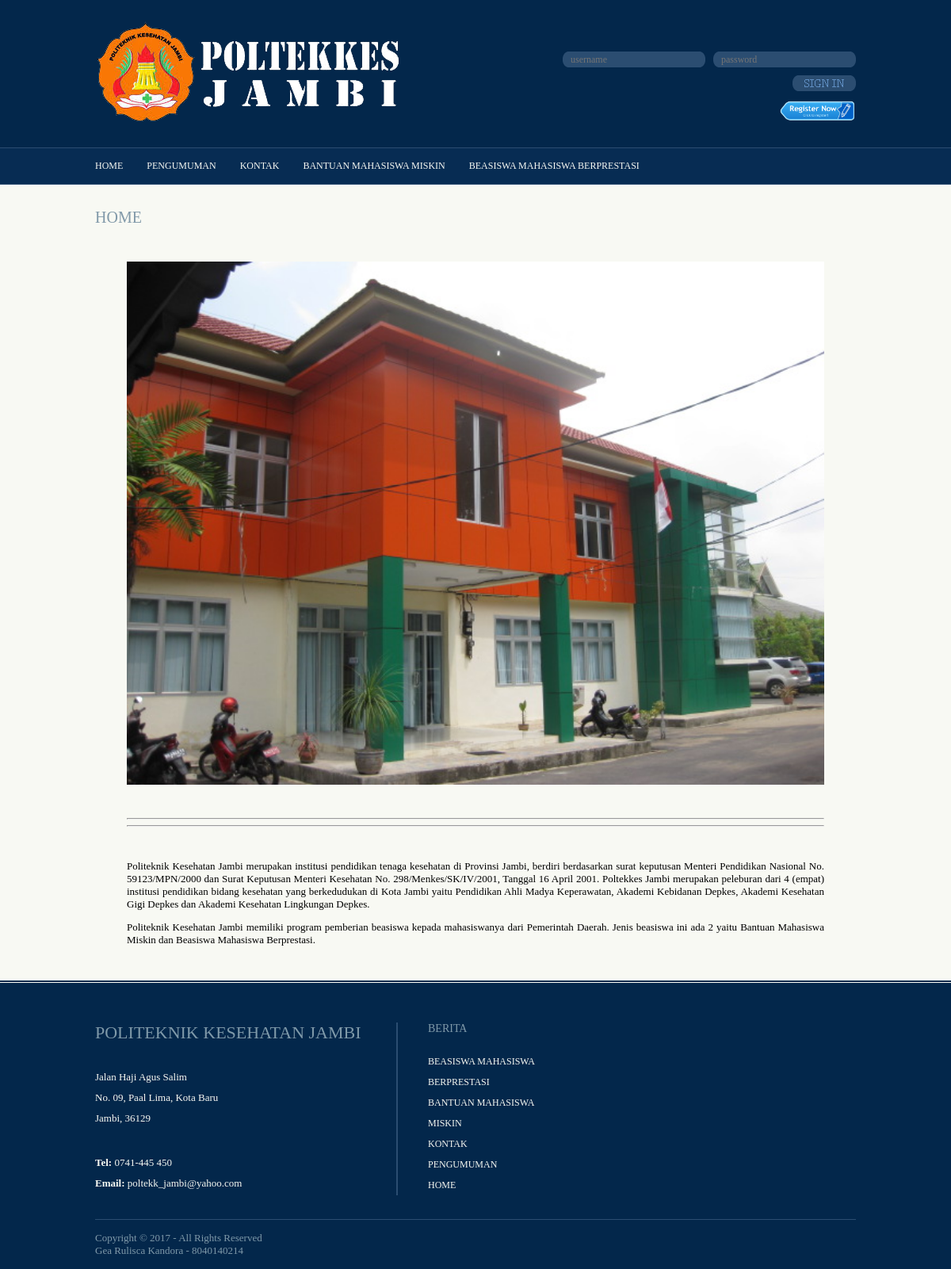
/permohonan/index.php?hal=home, run on the app's committed database.
### tables this page shows
CREATE TABLE `berita` (
  `id_berita` int(5) NOT NULL,
  `id_kategori` int(5) NOT NULL,
  `username` varchar(30) NOT NULL,
  `judul` varchar(100) DEFAULT NULL,
  `judul_seo` varchar(100) NOT NULL,
  `headline` enum('Y','N') DEFAULT NULL,
  `isi_berita` text,
  `hari` varchar(20) NOT NULL,
  `tanggal` date NOT NULL,
  `jam` time NOT NULL,
  `gambar` varchar(100) NOT NULL,
  `dibaca` int(5) NOT NULL DEFAULT '1',
  `tag` varchar(100) NOT NULL
);

### permohonan/index.php (the view, shortened to what this page needs)
<!DOCTYPE html PUBLIC "-//W3C//DTD XHTML 1.0 Transitional//EN" "http://www.w3.org/TR/xhtml1/DTD/xhtml1-transitional.dtd">
<html xmlns="http://www.w3.org/1999/xhtml">
<head>
<link rel="stylesheet" href="layout/styles/layout.css" type="text/css" />
</head>
<body id="top">
<div class="wrapper row1">
  <div id="header" class="clear">
    <div class="fl_left">
      <h1><a href="#"><img src="../images/logo-poltekes-home.png" alt="Target Admin" width="100%" ></a></h1>
    </div>
    <form action="../mahasiswa/cek_loginmhs.php" method="post" id="login">
      <fieldset>
        <br>
        <br>
        <input type="password" name="password" placeholder="password"/>
        <input type="text" name="username" placeholder="username"/>
       	<input type="image" src="layout/images/sign_in.gif" id="signin" alt="Sign In"/>
      </fieldset>
    </form>
     <br>
     <br>
     <br>
     <br>
     <br>
     <br>
      <form action="daftar" method="post"><input type="image" src="layout/images/unnamed-2.gif" align= "right" width="10%"/></form>
  </div>
</div>
<div class="wrapper row2">
  <div id="topnav">
    <ul>
	<?php
	$menu=mysql_query("select judul,judul_seo from berita where headline='Y' order by id_berita asc");
	while ($rm=mysql_fetch_array($menu))
	{
	echo " <li><a href='$rm[judul_seo]'>$rm[judul]</a></li>";
	}
	?>
    </ul>
  </div>
</div>
<div class="wrapper row4">
  <div id="container" class="clear">
    <?php
	$r=mysql_fetch_array(mysql_query("select * from berita where judul_seo='$_GET[hal]'"));
	echo "<h2>$r[judul]</h2>";
	echo "$r[isi_berita]";
	?>
  </div>
</div>
<div class="wrapper row5">
  <div id="footer" class="clear">
    <div class="foot_contact">
      <h2>POLITEKNIK KESEHATAN JAMBI</h2>
      <address>
      Jalan Haji Agus Salim<br />
      No. 09, Paal Lima, Kota Baru<br />
      Jambi, 36129
      </address>
      <ul>
        <li><strong>Tel:</strong>  0741-445 450 </li>
        <li class="last"><strong>Email:</strong> <a href="#">poltekk_jambi@yahoo.com</a></li>
      </ul>
    </div>
  <div class="footbox">
      <h2>Berita</h2>
      <ul>
	  <?php
	  $b=mysql_query("select * from berita order by id_berita desc limit 10");
	  while ($rb=mysql_fetch_array($b))
	  {
		echo "<li><a href='$rb[judul_seo]'> $rb[judul]</a></li>";
	  }
	  ?>
      </ul>
    </div>
  </div>
</div>
<div class="wrapper">
  <div id="copyright" class="clear">
    <p class="fl_left">Copyright &copy; 2017 - All Rights Reserved <br /> Gea Rulisca Kandora - 8040140214</p>
  </div>
</div>
</body>
</html>

### permohonan/layout/styles/layout.css (style rules this page uses)
html { overflow-y:scroll; }
body { margin:0; padding:0; font-size:13px; font-family:Georgia, "Times New Roman", Times, serif; color:#F8F8F2; background-color:#03274B; }
.clear:after { content:"."; display:block; height:0; clear:both; visibility:hidden; line-height:0; }
.clear { display:inline-block; }
html[xmlns] .clear { display:block; }
a { outline:none; text-decoration:none; }
.fl_left, .imgl { float:left; }
img { margin:0; padding:0; border:none; }
div.wrapper { display:block; width:100%; text-align:left; }
div.wrapper h1, div.wrapper h2, div.wrapper h3, div.wrapper h4, div.wrapper h5, div.wrapper h6 { margin:0 0 15px 0; padding:0; font-size:20px; font-weight:normal; line-height:normal; }
.row1 { color:#5F8EC2; background-color:#03274B; }
.row1 a { color:#F8F9F3; background-color:#03274B; }
.row2 { color:#F8F9F3; background-color:#072C53; border-top:1px solid #2B4D71; border-bottom:1px solid #2B4D71; }
.row4 { color:#777777; background-color:#F8F9F3; border-bottom:2px solid #03274B; }
.row5 { padding:50px 0 30px 0; border-top:1px solid #F8F9F3; }
#header, #featured_slide, #container, #footer, #copyright { display:block; position:relative; width:960px; margin:0 auto; }
#header { padding:25px 0 30px 0; }
#header h1, #header p, #header ul { margin:0; padding:0; list-style:none; line-height:normal; }
#header h1 { font-size:36px; font-variant:small-caps; }
#container { padding:30px 0; }
#container h1, #container h2, #container h3, #container h4, #container h5, #container h6 { color:#8199A9; background-color:#F8F9F3; }
#footer { line-height:2em; background:url("images/footer_bg.gif") 380px 0 repeat-y; }
#footer, #footer a { color:#F8F8F2; background-color:#03274B; }
#footer h2, #footer p, #footer ul, #footer a, #footer address { margin:0; padding:0; font-weight:normal; list-style:none; font-style:normal; }
#footer h2 { margin:0 0 30px 0; padding:0; font-size:22px; color:#7F99A9; background-color:#03274B; }
#footer .foot_contact { display:block; float:left; width:380px; margin:0 40px 0 0; padding:0; }
#footer .foot_contact address { margin-bottom:30px; }
#footer .footbox { display:block; float:left; width:170px; margin:0 15px 0 0; padding:0; font-size:12px; }
#footer .footbox h2 { margin-bottom:20px; font-size:14px; text-transform:uppercase; }
#footer .last { margin:0; }
#copyright { padding:15px 0; border-top:1px solid #2B4D71; }
#copyright p { margin:0; padding:0; }
#copyright, #copyright a { color:#7F99A9; background-color:#03274B; }

### permohonan/layout/styles/navi.css (style rules this page uses)
#topnav { display:block; position:relative; width:960px; margin:0 auto; font-size:12px; z-index:1000; }
#topnav ul, #topnav li { margin:0; padding:0; list-style:none; }
#topnav li { float:left; margin-right:30px; }
#topnav li a:link, #topnav li a:visited, #topnav li a:hover { display:block; margin:0; padding:15px 0; color:#F8F9F3; background-color:#072C53; text-transform:uppercase; }

### permohonan/layout/styles/forms.css (style rules this page uses)
form, fieldset, legend { margin:0; padding:0; border:none; }
input, textarea, select { font-size:12px; font-family:Georgia, "Times New Roman", Times, serif; }
#login { float:right; width:380px; margin:8px 0 0 0; padding:0; }
#login input { display:block; float:right; width:165px; height:20px; margin:0 0 10px 10px; padding:0 5px 0 10px; color:#5F8EC2; background:url("images/form_input_long.gif") 0 0 no-repeat #2B4D71; border:none; }
#login input#signin { width:80px; height:20px; margin:0; padding:0; cursor:pointer; background:none; float:right; }

### data on the page
berita: judul "HOME", isi_berita (picture), isi_berita "Politeknik Kesehatan Jambi merupakan institusi pendidikan tenaga kesehatan di Provinsi Jambi, berdiri berdasarkan surat keputusan Menteri Pendidikan Nasional No. 59123/MPN/2000 dan Surat Keputusan Menteri Kesehatan No. 298/Menkes/SK/IV/2001, Tanggal 16 April 2001. Poltekkes Jambi merupakan peleburan dari 4 (empat) institusi pendidikan bidang kesehatan yang berkedudukan di Kota Jambi yaitu Pendidikan Ahli Madya Keperawatan, Akademi Kebidanan Depkes, Akademi Kesehatan Gigi Depkes dan Akademi Kesehatan Lingkungan Depkes. Politeknik Kesehatan Jambi memiliki program pemberian beasiswa kepada mahasiswanya dari Pemerintah Daerah. Jenis beasiswa ini ada 2 yaitu Bantuan Mahasiswa Miskin dan Beasiswa…"
berita: judul "PENGUMUMAN"
berita: judul "KONTAK"
berita: judul "BANTUAN MAHASISWA MISKIN"
berita: judul "BEASISWA MAHASISWA BERPRESTASI"
